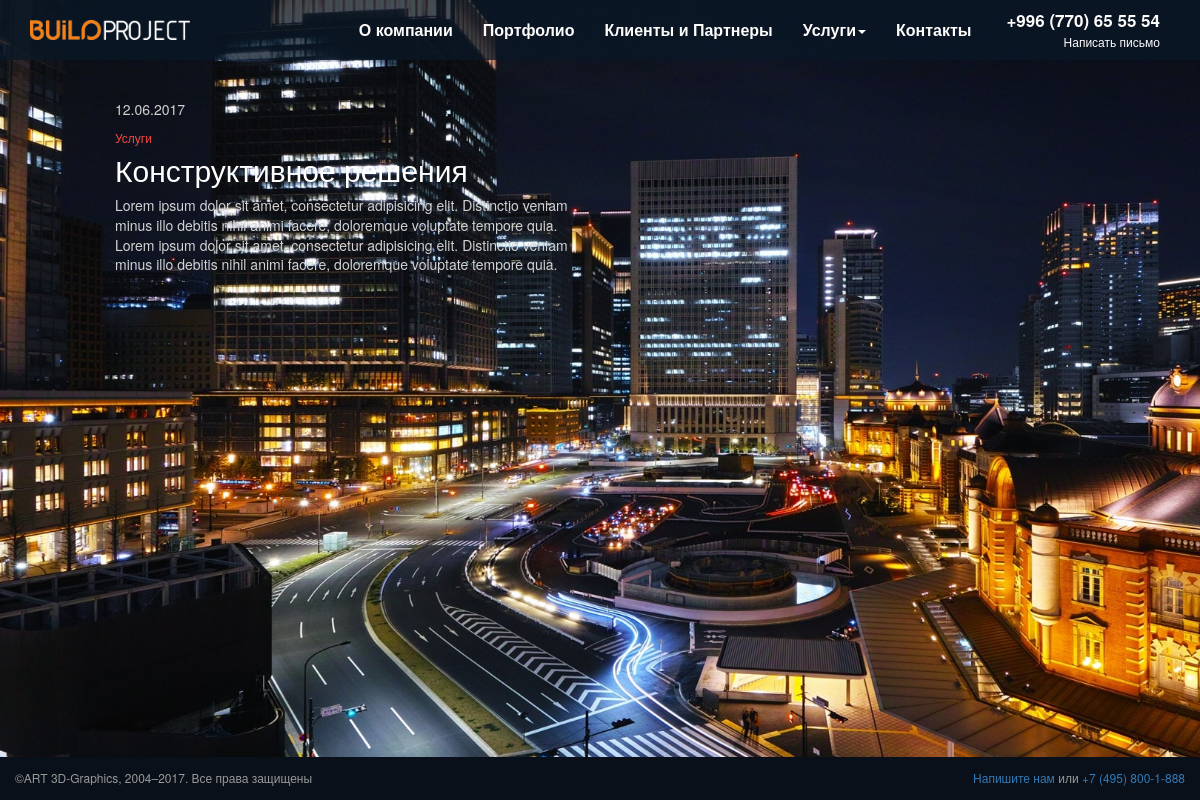
The page /services/konstruktivnoereshenija/ on the database its author committed.
### portfolio/models.py (models this page shows, shortened)
class Services(models.Model):
    class Meta:
        verbose_name = 'Услуга'
        verbose_name_plural = 'Услуги'
    categ_service = models.ForeignKey(ServicesCategory)
    back_image = models.ImageField(upload_to=item_upload_to)
    description = models.TextField()
    image = models.ManyToManyField(Slider, blank=True)

class ServicesCategory(models.Model):
    class Meta:
        verbose_name = 'Перечень услуг'
        verbose_name_plural = 'Перечень услуг'
    name = models.CharField(max_length=100)
    filter_by_category = models.CharField(max_length=100)

### portfolio/views.py (the view)
# urls.py: url(r'^services/(?P<category>[a-zA-Z0-9-]+)/$', ServicesView.as_view(), name='services_view'),
class ServicesView(ListView):
    model = Services
    template_name = "services.html"
    def get_context_data(self, **kwargs):
        context = super(ServicesView, self).get_context_data(**kwargs)
        category = self.kwargs['category']
        status = False
        if category == "graficheskijdizajnnaruzhnajareklama":
            status = True
        context['services'] = get_object_or_404(Services,
                                                categ_service__filter_by_category__iexact=category)
        context['status'] = status
        return context

### templates/services.html (shortened to what this page needs)
{% extends 'base.html' %}
{% load  staticfiles %}
{% block content %}
    <div class="container-fluid more" style=" background-image: url({{ services.back_image.url }});">
        <div class="row">
            <div class="col-md-5 col-md-offset-1 text">
                <p>12.06.2017</p>
                <p class="red">Услуги</p>
                <h2>{{ services.categ_service.name }}</h2>
                <p>{{ services.description }}</p>
            </div>
        </div>
    </div>
{% endblock %}

### static/static_dirs/css/style.css (style rules this page uses)
html { height: 100%; }
body { font-size: 16px; background-color: #151d26; height: 100%; line-height: 1.4; }
.red { color: #f24841 !important; }
.more { padding-top: 100px; width: 100%; min-height: 100%; color: #fff; background-position: left; background-size: cover; }
.more p { font-size: 14px; color: #d3d3d3; }
.more .red { color: #f24841 !important; margin-bottom: -13px; font-size: 12px; }

### rows shown on the page
Services: back_image (picture), categ_service.name "Конструктивное решения", description "Lorem ipsum dolor sit amet, consectetur adipisicing elit. Distinctio veniam minus illo debitis nihil animi facere, doloremque voluptate tempore quia. Lorem ipsum dolor sit amet, consectetur adipisicing elit. Distinctio veniam minus illo debitis nihil animi facere, doloremque voluptate tempore quia."
